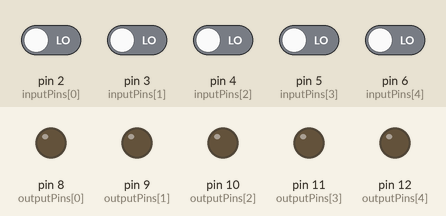
Simulated run of this sketch. Board: Arduino Uno, built with avr-gcc and run on an emulated ATmega328P. On the bench: output pins drawn as LEDs (lit = HIGH). The inputs (shaded band) are chosen by the test bench; at power-on: pin 2 (inputPins[0]), pin 3 (inputPins[1]), pin 4 (inputPins[2]), pin 5 (inputPins[3]), pin 6 (inputPins[4]) LOW.

Above: at 1.2 s.
1.3 s: pin 2 (inputPins[0]) driven HIGH
At 1.9 s:
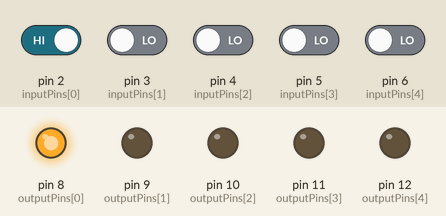
2.8 s: pin 3 (inputPins[1]) driven HIGH
At 4.0 s:
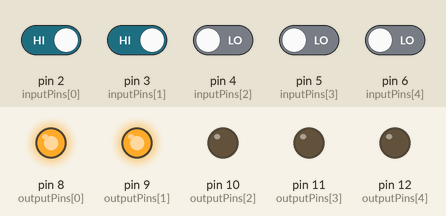
4.3 s: pin 4 (inputPins[2]) driven HIGH
At 5.4 s:
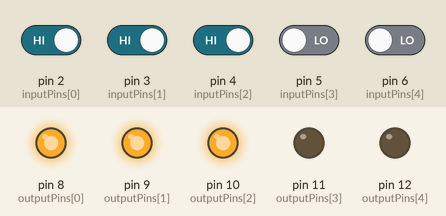
5.8 s: pin 5 (inputPins[3]) driven HIGH
At 6.5 s:
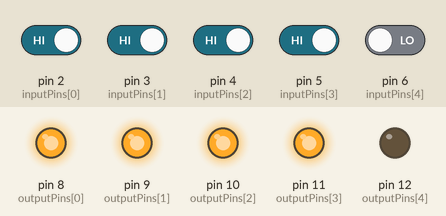
7.3 s: pin 6 (inputPins[4]) driven HIGH
At 7.6 s:
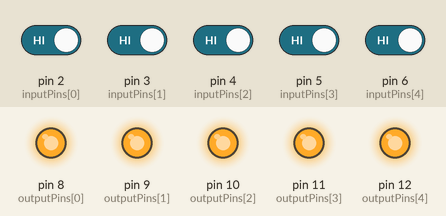
8.8 s: pin 2 (inputPins[0]) driven LOW and pin 3 (inputPins[1]) driven LOW
At 14.2 s:
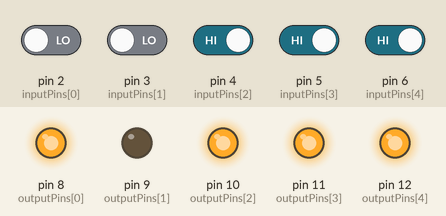
Timing chart, 0 to 18.3 s (numbered marks = the images above; inputs shaded):
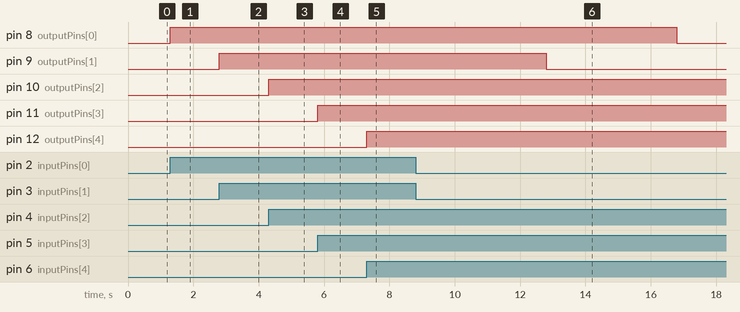

Measured:
- after the input at 1.3 s, pin 8 (outputPins[0]): LOW → HIGH at once
- after the input at 2.8 s, pin 9 (outputPins[1]): LOW → HIGH at once
- after the input at 4.3 s, pin 10 (outputPins[2]): LOW → HIGH at once
- after the input at 5.8 s, pin 11 (outputPins[3]): LOW → HIGH at once
- after the input at 7.3 s, pin 12 (outputPins[4]): LOW → HIGH at once
- after the input at 8.8 s, pin 8 (outputPins[0]): HIGH → LOW after 8.0 s; pin 9 (outputPins[1]): HIGH → LOW after 4.0 s

The sketch:

audioButtonSwitch.ino
```cpp
/*************************
 * This sketch takes 5 inputs and lights up subsiquent outputs with a mosfet shield
 */

const int inputPins[] = {2, 3, 4, 5, 6};
const int outputPins[] = {8, 9, 10, 11, 12};

/**
 * @var float delayTime
 * An array of time in seconds to delay each trigger when a HIGH
 * signal is sent
 */
const float delayTime[] = {
    8,
    4,
    4,
    6,
    8
};

unsigned long timer[] = { 0, 0, 0, 0, 0};

void setup()
{
    Serial.begin(9600);

    for (int i = 0; i < 5; i++) {
        pinMode(inputPins[i], INPUT);
        pinMode(outputPins[i], OUTPUT);
    }
}

void loop()
{

    for (int i = 0; i < 5; i++) {
        if (digitalRead(inputPins[i]) == HIGH) {
            timer[i] = millis();
            digitalWrite(outputPins[i], HIGH);
        }

        if (millis() - timer[i] >= delayTime[i] * 1000) {
            digitalWrite(outputPins[i], LOW);

        }
    }

}
```
